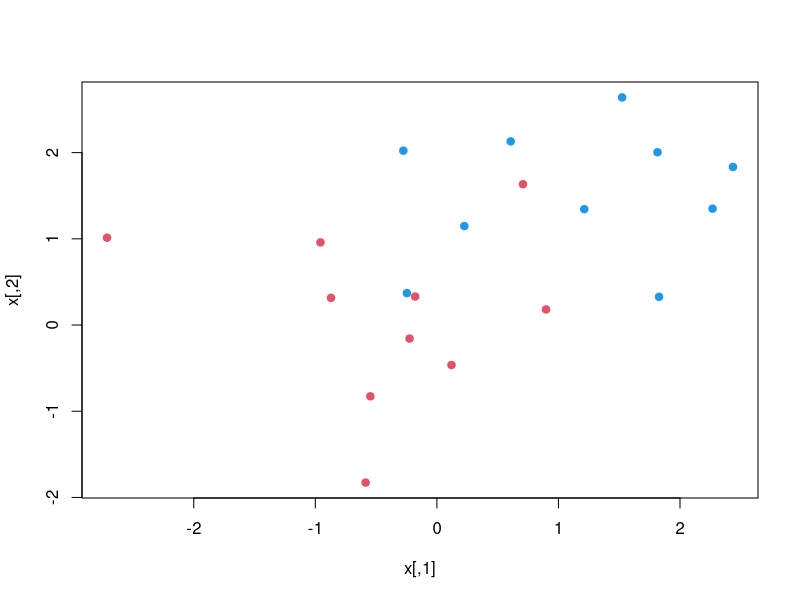
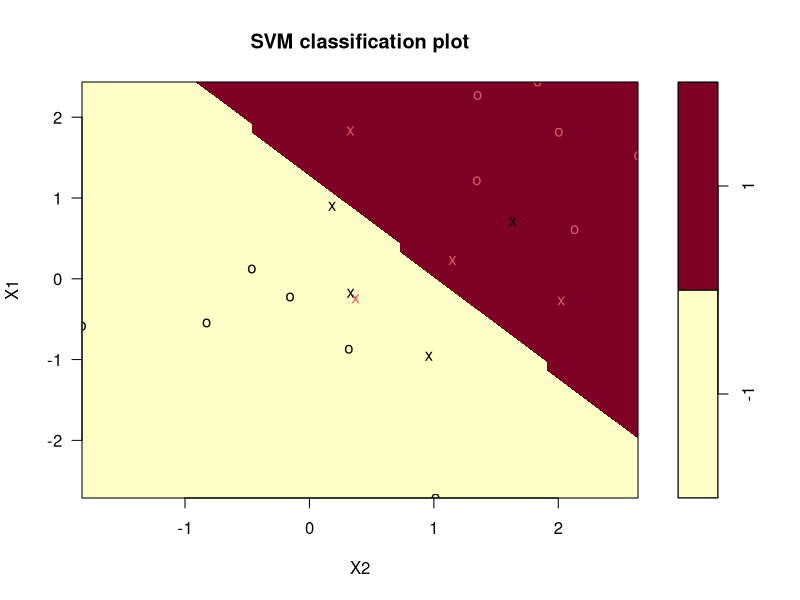
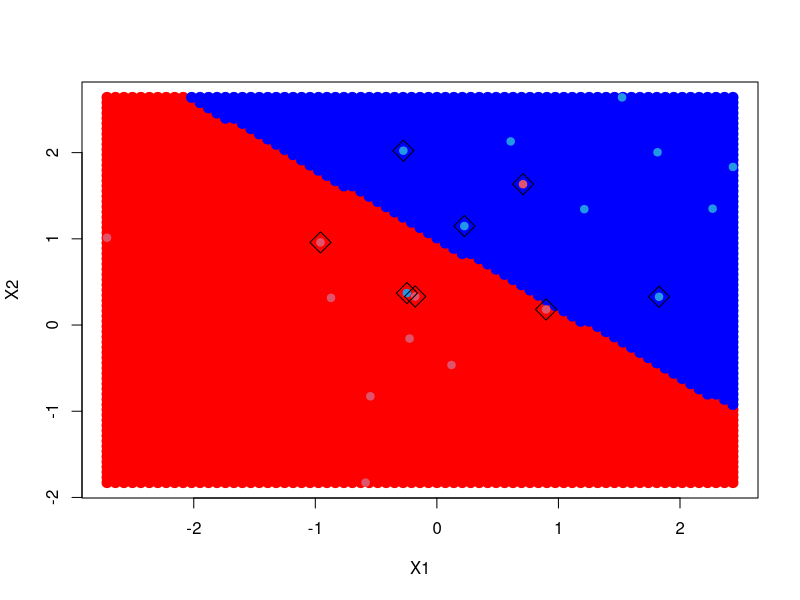
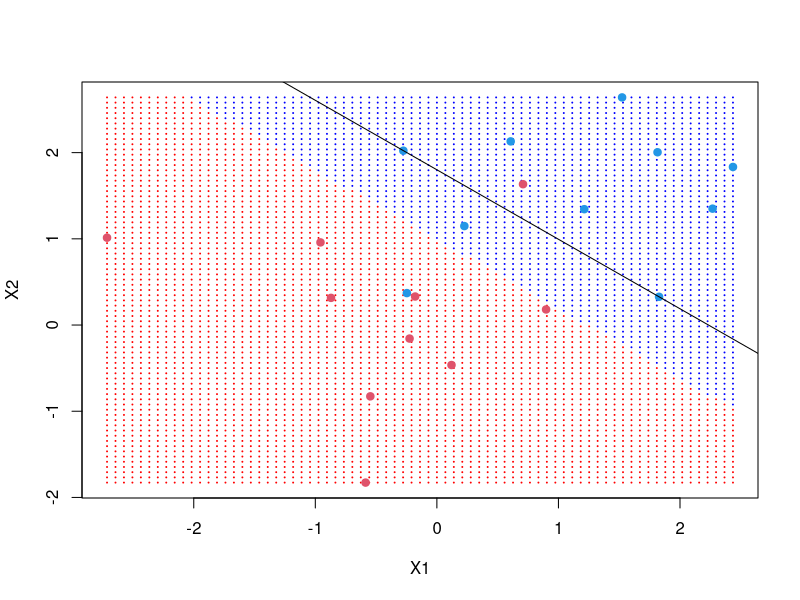

Here is the R script that generated these plots, in order:
#Chapter 9 SVM

set.seed(1101)
x=matrix(rnorm(40),20,2)
y=rep(c(-1,1),c(10,10))
x[y==1,]=x[y==1,]+1
plot(x,col=y+3, pch=19)


library(e1071)
dat=data.frame(x,y=as.factor(y))
svmfit=svm(y~., data=dat, kernel="linear", cost=10, scale=FALSE)
print(svmfit)
plot(svmfit, dat)

make.grid=function(x, n=75){
  grange=apply(x,2,range)
  x1=seq(from=grange[1,1],to=grange[2,1], length=n)
  x2=seq(from=grange[1,2],to=grange[2,2],length=n)
  expand.grid(X1=x1,X2=x2)
}

xgrid=make.grid(x)
ygrid=predict(svmfit,xgrid)
plot(xgrid,col=c("red","blue")[as.numeric(ygrid)],pch=20, cex=2)
points(x,col=y+3,pch=19)
points(x[svmfit$index,],pch=5, cex=2)

beta=drop(t(svmfit$coefs)%*%x[svmfit$index,])
beta0=svmfit$rho
plot(xgrid,col=c("red","blue")[as.numeric(ygrid)],pch=20,cex=0.2)
points(x,col=y+3, pch=19)
abline((beta0-1)/beta[2],-beta[1]/beta[2])


